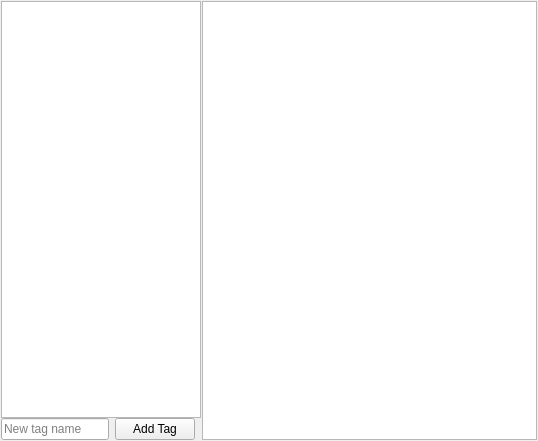
<?xml version="1.0" encoding="UTF-8"?>
<ui version="4.0">
 <class>ICLMainWindow</class>
 <widget class="QMainWindow" name="ICLMainWindow">
  <property name="geometry">
   <rect>
    <x>0</x>
    <y>0</y>
    <width>538</width>
    <height>441</height>
   </rect>
  </property>
  <property name="windowTitle">
   <string>ICLMainWindow</string>
  </property>
  <widget class="QWidget" name="centralWidget">
   <layout class="QHBoxLayout" name="horizontalLayout_2">
    <property name="spacing">
     <number>1</number>
    </property>
    <property name="margin">
     <number>1</number>
    </property>
    <item>
     <widget class="QWidget" name="widgetTags" native="true">
      <property name="maximumSize">
       <size>
        <width>200</width>
        <height>16777215</height>
       </size>
      </property>
      <property name="styleSheet">
       <string notr="true"/>
      </property>
      <layout class="QVBoxLayout" name="verticalLayout_2">
       <property name="spacing">
        <number>0</number>
       </property>
       <property name="margin">
        <number>0</number>
       </property>
       <item>
        <widget class="ICLListView" name="listViewTags">
         <property name="font">
          <font>
           <family>Helvetica</family>
           <pointsize>14</pointsize>
           <weight>75</weight>
           <bold>true</bold>
          </font>
         </property>
         <property name="dragDropMode">
          <enum>QAbstractItemView::DropOnly</enum>
         </property>
         <property name="iconSize">
          <size>
           <width>0</width>
           <height>50</height>
          </size>
         </property>
        </widget>
       </item>
       <item>
        <layout class="QHBoxLayout" name="horizontalLayout">
         <item>
          <widget class="QLineEdit" name="lineEditNewTagName">
           <property name="sizePolicy">
            <sizepolicy hsizetype="Minimum" vsizetype="Fixed">
             <horstretch>0</horstretch>
             <verstretch>0</verstretch>
            </sizepolicy>
           </property>
           <property name="placeholderText">
            <string>New tag name</string>
           </property>
          </widget>
         </item>
         <item>
          <widget class="QPushButton" name="pushButtonAddNewTag">
           <property name="text">
            <string>Add Tag</string>
           </property>
          </widget>
         </item>
         <item>
          <spacer name="horizontalSpacer">
           <property name="orientation">
            <enum>Qt::Horizontal</enum>
           </property>
           <property name="sizeHint" stdset="0">
            <size>
             <width>40</width>
             <height>20</height>
            </size>
           </property>
          </spacer>
         </item>
        </layout>
       </item>
      </layout>
     </widget>
    </item>
    <item>
     <widget class="QStackedWidget" name="stackedWidget">
      <property name="currentIndex">
       <number>0</number>
      </property>
      <widget class="QWidget" name="page">
       <layout class="QVBoxLayout" name="verticalLayout">
        <property name="spacing">
         <number>0</number>
        </property>
        <property name="margin">
         <number>0</number>
        </property>
        <item>
         <widget class="QListView" name="listViewImages">
          <property name="styleSheet">
           <string notr="true"/>
          </property>
          <property name="editTriggers">
           <set>QAbstractItemView::NoEditTriggers</set>
          </property>
          <property name="dragEnabled">
           <bool>true</bool>
          </property>
          <property name="dragDropMode">
           <enum>QAbstractItemView::DragOnly</enum>
          </property>
          <property name="defaultDropAction">
           <enum>Qt::CopyAction</enum>
          </property>
          <property name="selectionMode">
           <enum>QAbstractItemView::SingleSelection</enum>
          </property>
          <property name="movement">
           <enum>QListView::Static</enum>
          </property>
          <property name="flow">
           <enum>QListView::TopToBottom</enum>
          </property>
          <property name="isWrapping" stdset="0">
           <bool>false</bool>
          </property>
          <property name="resizeMode">
           <enum>QListView::Adjust</enum>
          </property>
          <property name="gridSize">
           <size>
            <width>256</width>
            <height>256</height>
           </size>
          </property>
          <property name="viewMode">
           <enum>QListView::IconMode</enum>
          </property>
          <property name="uniformItemSizes">
           <bool>false</bool>
          </property>
          <property name="wordWrap">
           <bool>false</bool>
          </property>
          <property name="selectionRectVisible">
           <bool>false</bool>
          </property>
         </widget>
        </item>
       </layout>
      </widget>
      <widget class="QWidget" name="page_2"/>
     </widget>
    </item>
   </layout>
  </widget>
 </widget>
 <layoutdefault spacing="6" margin="11"/>
 <customwidgets>
  <customwidget>
   <class>ICLListView</class>
   <extends>QListView</extends>
   <header>ICLListView.h</header>
  </customwidget>
 </customwidgets>
 <resources/>
 <connections/>
</ui>
